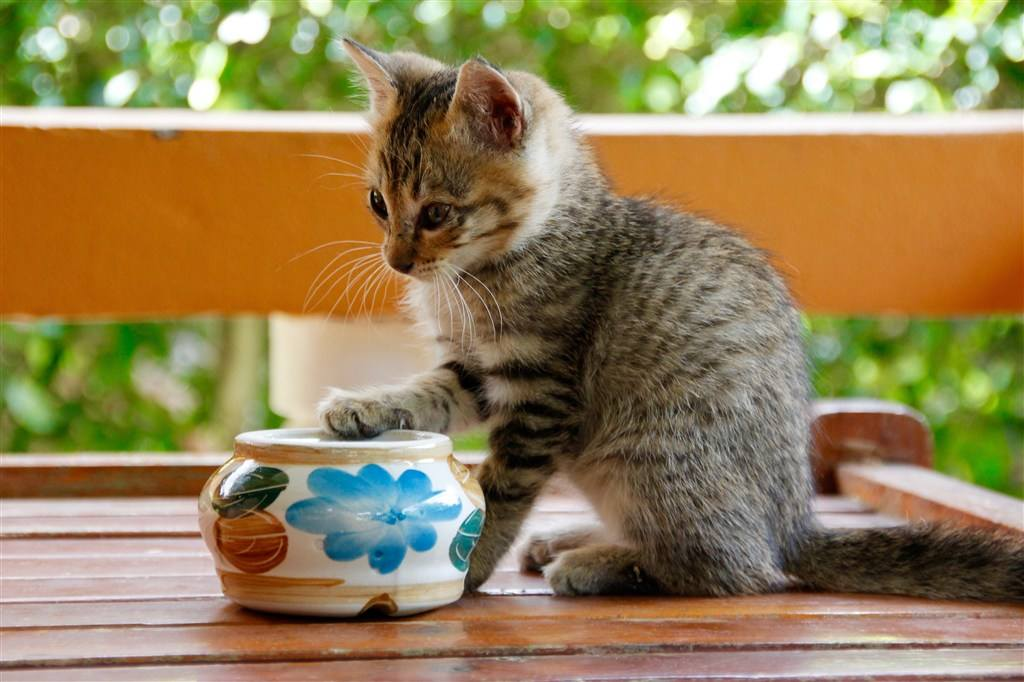
#> input picture cat.jpeg, 1024 x 682 px, found by its file name
$ python ex4.py
#> lines starting #> are read from the running program, lines starting #| are printed output that depends on the picture
#掩膜的应用
import cv2
import numpy as np
import matplotlib.pyplot as plt

img = cv2.imread("D:/opencv/cat.jpeg")
#> img is the input picture: shape (682, 1024, 3); mean B, G, R 86.6, 129.3, 148.4
imgGray = cv2.cvtColor(img,cv2.COLOR_BGR2GRAY)
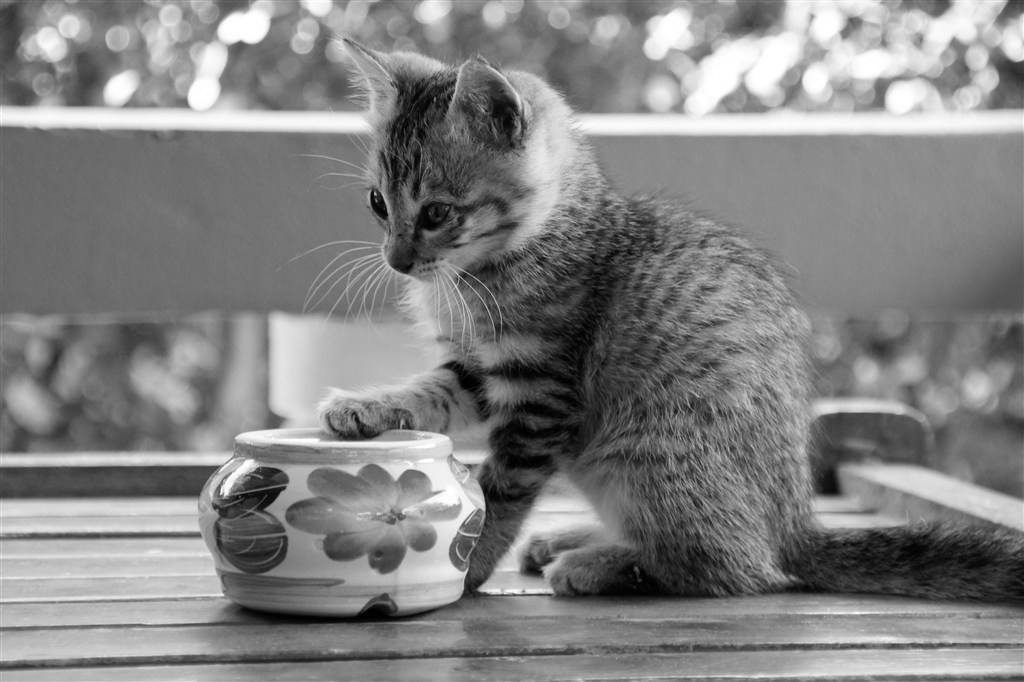
#> imgGray: shape (682, 1024); min 0, max 255, mean 130.2

mask = np.zeros(img.shape[:2],np.uint8) #创建掩膜
mask[400:650,200:500] = 255  #255为白色 1为黑色
mask_img = cv2.bitwise_and(imgGray,imgGray,mask=mask)
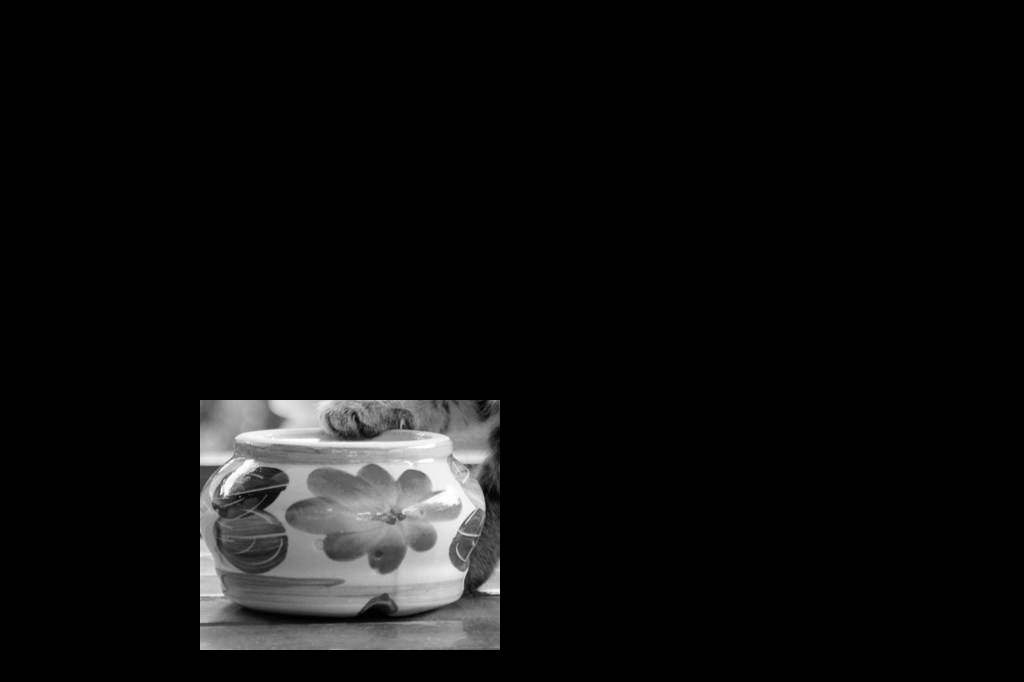
#> mask_img: shape (682, 1024); min 0, max 255, mean 13.9

mask_hist = cv2.calcHist([imgGray],[0],mask,[256],[0,256])
#> mask_hist = 256 values, max 622 at index 125, min 17 at index 0, mean 293
#plt.plot(mask_hist)
#plt.show()

dst = cv2.equalizeHist(imgGray) #直方图均衡化
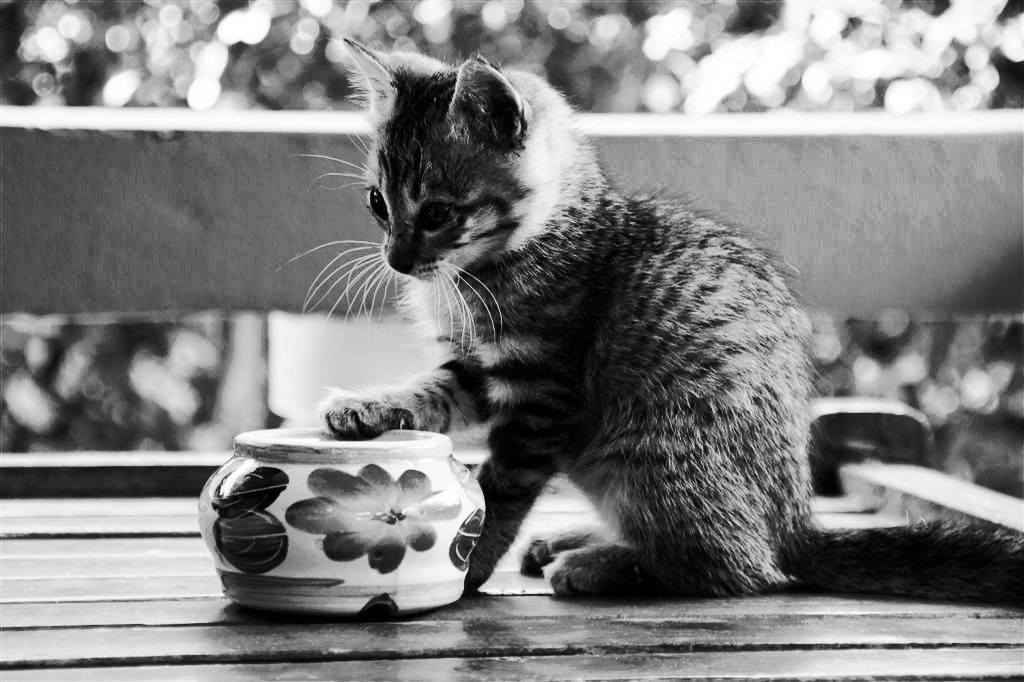
#> dst: shape (682, 1024); min 0, max 255, mean 128.3

cl = cv2.createCLAHE(2.0,(8,8)) #自适应均衡化
clahe = cl.apply(imgGray)
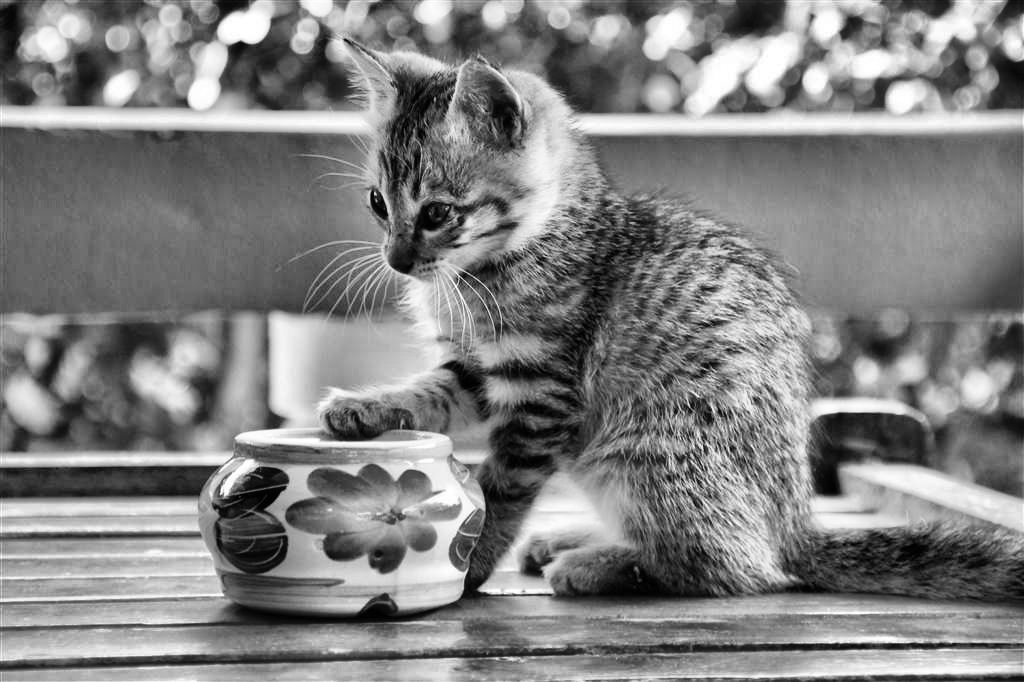
#> clahe: shape (682, 1024); min 0, max 255, mean 129.3

# [6 lines of commented-out code are left out]
cv2.imshow("Clahe",clahe)
cv2.waitKey(0)

$ run again, with bao.jpeg copied over cat.jpeg
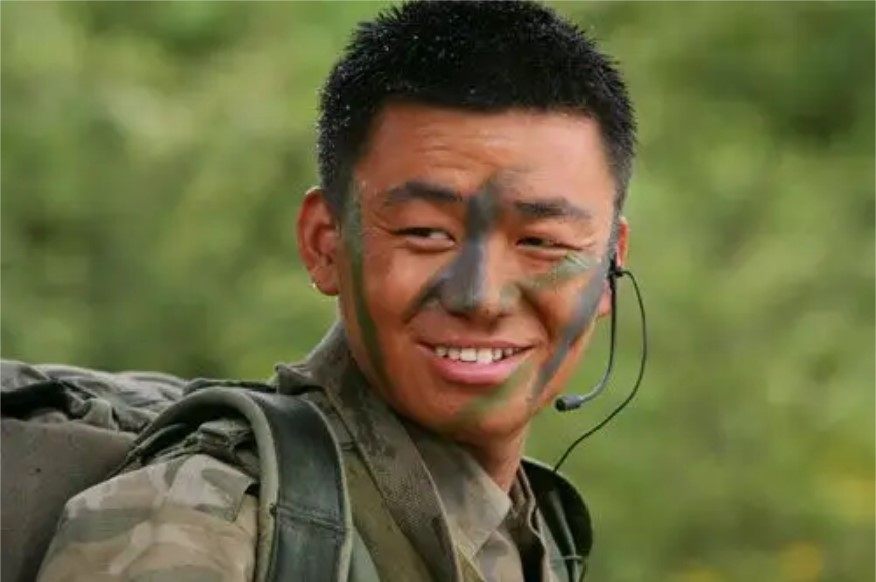
#> input picture bao.jpeg, 876 x 582 px, found by its file name
#> img is the input picture: shape (582, 876, 3); mean B, G, R 64.2, 106, 105.9
#> `mask_img = cv2.bitwise_and(imgGray,imgGray,mask=mask)`:
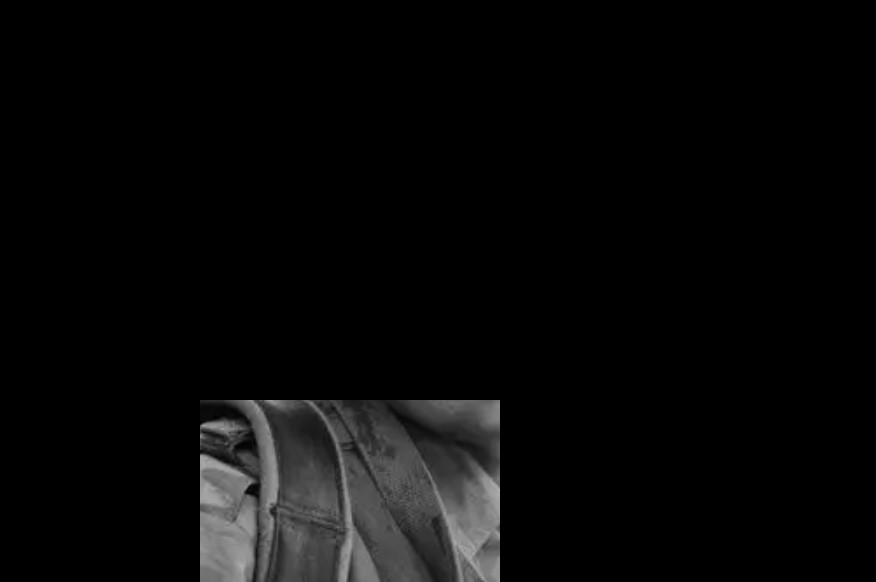
#> mask_img: shape (582, 876); min 0, max 178, mean 8.6
#> mask_hist = 256 values, max 847 at index 75, min 0 at index 0, mean 213.3
#> `clahe = cl.apply(imgGray)`:
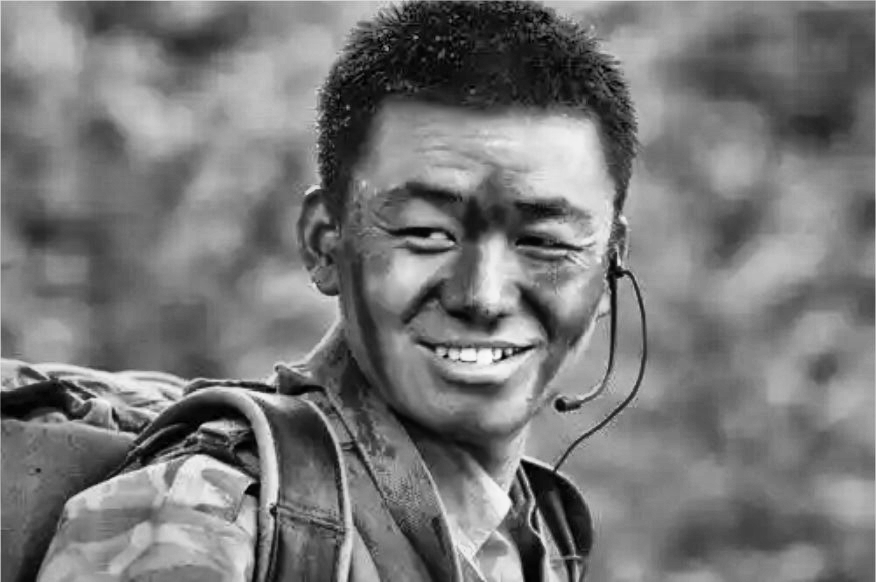
#> clahe: shape (582, 876); min 0, max 250, mean 119.4

$ run again, with han.jpeg copied over cat.jpeg
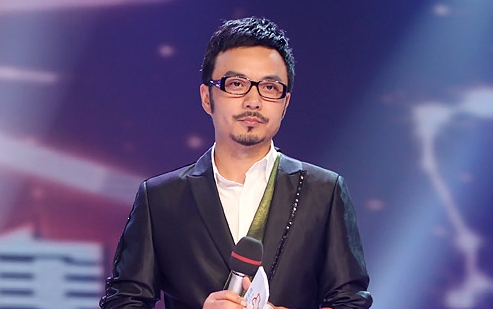
#> input picture han.jpeg, 493 x 309 px, found by its file name
#> img is the input picture: shape (309, 493, 3); mean B, G, R 122.8, 82.6, 92.3
#> `imgGray = cv2.cvtColor(img,cv2.COLOR_BGR2GRAY)`:
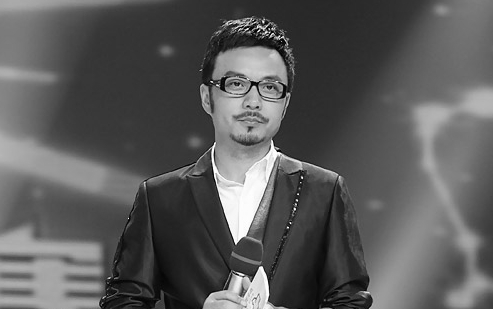
#> imgGray: shape (309, 493); min 2, max 254, mean 90.1
#> mask_img: shape (309, 493); every value is 0
#> mask_hist = 256 values from 0 to 0
#> `clahe = cl.apply(imgGray)`:
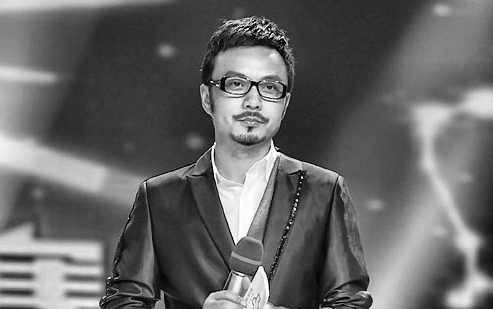
#> clahe: shape (309, 493); min 1, max 255, mean 101.8

$ run again, with he.jpeg copied over cat.jpeg
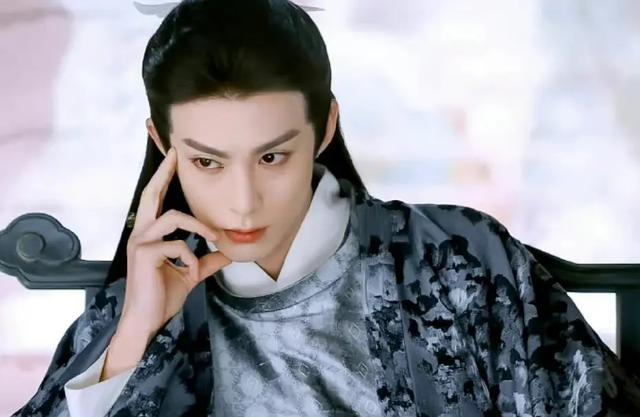
#> input picture he.jpeg, 640 x 417 px, found by its file name
#> img is the input picture: shape (417, 640, 3); mean B, G, R 157.1, 150.2, 149.4
#> `mask_img = cv2.bitwise_and(imgGray,imgGray,mask=mask)`:
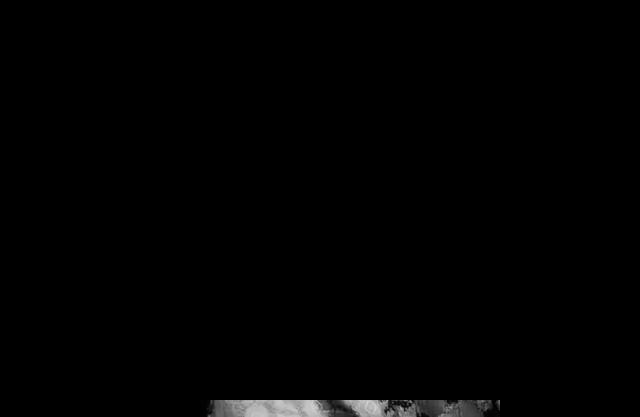
#> mask_img: shape (417, 640); min 0, max 213, mean 2
#> mask_hist = 256 values, max 56 at index 3, min 0 at index 211, mean 19.92
#> `clahe = cl.apply(imgGray)`:
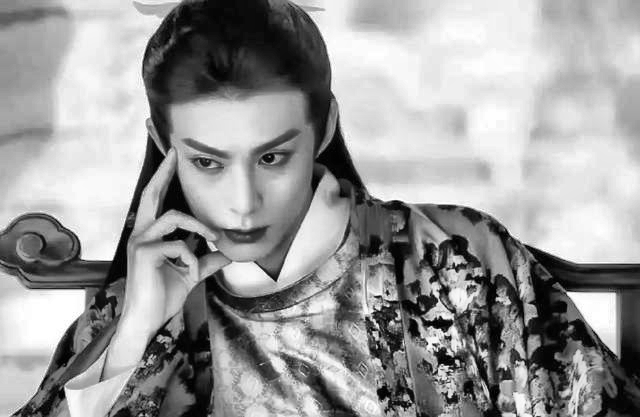
#> clahe: shape (417, 640); min 0, max 255, mean 155
